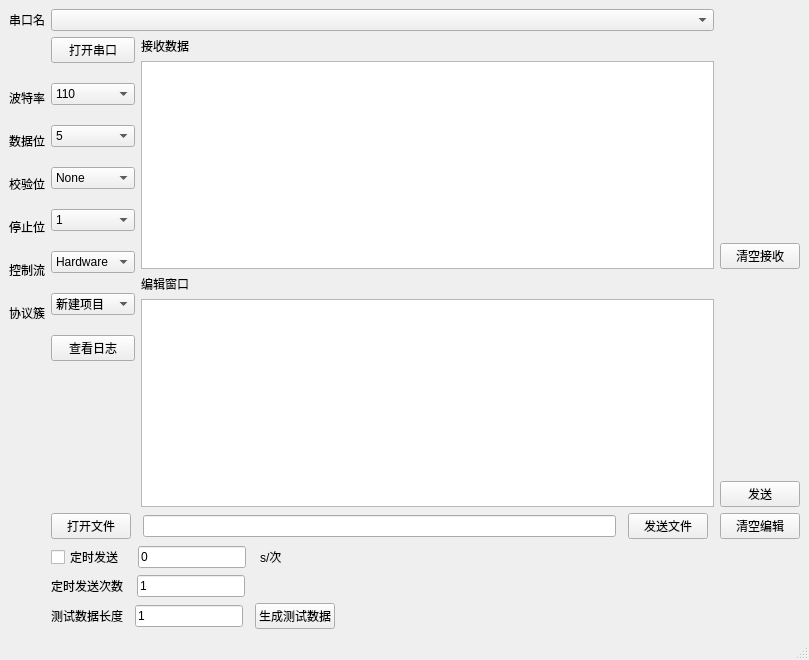
<?xml version="1.0" encoding="UTF-8"?>
<ui version="4.0">
 <class>MainWindow</class>
 <widget class="QMainWindow" name="MainWindow">
  <property name="geometry">
   <rect>
    <x>0</x>
    <y>0</y>
    <width>809</width>
    <height>660</height>
   </rect>
  </property>
  <property name="windowTitle">
   <string>MainWindow</string>
  </property>
  <widget class="QWidget" name="centralwidget">
   <layout class="QGridLayout" name="gridLayout_5">
    <item row="0" column="0">
     <layout class="QGridLayout" name="gridLayout_4">
      <item row="0" column="0" colspan="3">
       <layout class="QGridLayout" name="gridLayout_2" columnstretch="0,1">
        <item row="0" column="0">
         <widget class="QLabel" name="label">
          <property name="text">
           <string>串口名</string>
          </property>
          <property name="alignment">
           <set>Qt::AlignLeading|Qt::AlignLeft|Qt::AlignVCenter</set>
          </property>
         </widget>
        </item>
        <item row="0" column="1">
         <widget class="QComboBox" name="PortBox">
          <property name="sizeAdjustPolicy">
           <enum>QComboBox::AdjustToContents</enum>
          </property>
         </widget>
        </item>
       </layout>
      </item>
      <item row="1" column="0">
       <layout class="QGridLayout" name="gridLayout_3">
        <property name="sizeConstraint">
         <enum>QLayout::SetDefaultConstraint</enum>
        </property>
        <property name="topMargin">
         <number>52</number>
        </property>
        <property name="bottomMargin">
         <number>10</number>
        </property>
        <property name="verticalSpacing">
         <number>25</number>
        </property>
        <item row="0" column="0">
         <widget class="QLabel" name="label_2">
          <property name="text">
           <string>波特率</string>
          </property>
         </widget>
        </item>
        <item row="1" column="0">
         <widget class="QLabel" name="label_3">
          <property name="text">
           <string>数据位</string>
          </property>
         </widget>
        </item>
        <item row="2" column="0">
         <widget class="QLabel" name="label_4">
          <property name="text">
           <string>校验位</string>
          </property>
         </widget>
        </item>
        <item row="3" column="0">
         <widget class="QLabel" name="label_5">
          <property name="text">
           <string>停止位</string>
          </property>
         </widget>
        </item>
        <item row="4" column="0">
         <widget class="QLabel" name="label_6">
          <property name="text">
           <string>控制流</string>
          </property>
         </widget>
        </item>
        <item row="5" column="0">
         <widget class="QLabel" name="label_13">
          <property name="text">
           <string>协议簇</string>
          </property>
         </widget>
        </item>
        <item row="6" column="0">
         <spacer name="verticalSpacer_14">
          <property name="orientation">
           <enum>Qt::Vertical</enum>
          </property>
          <property name="sizeHint" stdset="0">
           <size>
            <width>20</width>
            <height>40</height>
           </size>
          </property>
         </spacer>
        </item>
        <item row="7" column="0">
         <widget class="QLabel" name="label_12">
          <property name="text">
           <string/>
          </property>
         </widget>
        </item>
       </layout>
      </item>
      <item row="1" column="1">
       <layout class="QVBoxLayout" name="verticalLayout">
        <property name="spacing">
         <number>20</number>
        </property>
        <property name="topMargin">
         <number>0</number>
        </property>
        <item>
         <widget class="QPushButton" name="SerialSwitchButton">
          <property name="text">
           <string>打开串口</string>
          </property>
         </widget>
        </item>
        <item>
         <widget class="QComboBox" name="BaudBox">
          <item>
           <property name="text">
            <string>110</string>
           </property>
          </item>
          <item>
           <property name="text">
            <string>300</string>
           </property>
          </item>
          <item>
           <property name="text">
            <string>600</string>
           </property>
          </item>
          <item>
           <property name="text">
            <string>1200</string>
           </property>
          </item>
          <item>
           <property name="text">
            <string>2400</string>
           </property>
          </item>
          <item>
           <property name="text">
            <string>4800</string>
           </property>
          </item>
          <item>
           <property name="text">
            <string>9600</string>
           </property>
          </item>
          <item>
           <property name="text">
            <string>14400</string>
           </property>
          </item>
          <item>
           <property name="text">
            <string>19200</string>
           </property>
          </item>
          <item>
           <property name="text">
            <string>38400</string>
           </property>
          </item>
          <item>
           <property name="text">
            <string>56000</string>
           </property>
          </item>
          <item>
           <property name="text">
            <string>57600</string>
           </property>
          </item>
          <item>
           <property name="text">
            <string>115200</string>
           </property>
          </item>
          <item>
           <property name="text">
            <string>128000</string>
           </property>
          </item>
          <item>
           <property name="text">
            <string>230400</string>
           </property>
          </item>
          <item>
           <property name="text">
            <string>256000</string>
           </property>
          </item>
          <item>
           <property name="text">
            <string>460800</string>
           </property>
          </item>
          <item>
           <property name="text">
            <string>500000</string>
           </property>
          </item>
          <item>
           <property name="text">
            <string>512000</string>
           </property>
          </item>
          <item>
           <property name="text">
            <string>600000</string>
           </property>
          </item>
          <item>
           <property name="text">
            <string>750000</string>
           </property>
          </item>
          <item>
           <property name="text">
            <string>921600</string>
           </property>
          </item>
          <item>
           <property name="text">
            <string>1000000</string>
           </property>
          </item>
          <item>
           <property name="text">
            <string>1500000</string>
           </property>
          </item>
          <item>
           <property name="text">
            <string>2000000</string>
           </property>
          </item>
         </widget>
        </item>
        <item>
         <widget class="QComboBox" name="BitBox">
          <item>
           <property name="text">
            <string>5</string>
           </property>
          </item>
          <item>
           <property name="text">
            <string>6</string>
           </property>
          </item>
          <item>
           <property name="text">
            <string>7</string>
           </property>
          </item>
          <item>
           <property name="text">
            <string>8</string>
           </property>
          </item>
         </widget>
        </item>
        <item>
         <widget class="QComboBox" name="ParityBox">
          <item>
           <property name="text">
            <string>None</string>
           </property>
          </item>
          <item>
           <property name="text">
            <string>Odd</string>
           </property>
          </item>
          <item>
           <property name="text">
            <string>Even</string>
           </property>
          </item>
          <item>
           <property name="text">
            <string>Mark</string>
           </property>
          </item>
          <item>
           <property name="text">
            <string>Space</string>
           </property>
          </item>
         </widget>
        </item>
        <item>
         <widget class="QComboBox" name="StopBox">
          <item>
           <property name="text">
            <string>1</string>
           </property>
          </item>
          <item>
           <property name="text">
            <string>2</string>
           </property>
          </item>
         </widget>
        </item>
        <item>
         <widget class="QComboBox" name="ControlBox">
          <item>
           <property name="text">
            <string>Hardware</string>
           </property>
          </item>
          <item>
           <property name="text">
            <string>Software</string>
           </property>
          </item>
          <item>
           <property name="text">
            <string>None</string>
           </property>
          </item>
          <item>
           <property name="text">
            <string>Custom</string>
           </property>
          </item>
         </widget>
        </item>
        <item>
         <widget class="QComboBox" name="ProtocolBox">
          <item>
           <property name="text">
            <string>新建项目</string>
           </property>
          </item>
          <item>
           <property name="text">
            <string>新建项目</string>
           </property>
          </item>
          <item>
           <property name="text">
            <string>新建项目</string>
           </property>
          </item>
          <item>
           <property name="text">
            <string>新建项目</string>
           </property>
          </item>
         </widget>
        </item>
        <item>
         <widget class="QPushButton" name="ViewLogButton">
          <property name="text">
           <string>查看日志</string>
          </property>
         </widget>
        </item>
        <item>
         <spacer name="verticalSpacer">
          <property name="orientation">
           <enum>Qt::Vertical</enum>
          </property>
          <property name="sizeHint" stdset="0">
           <size>
            <width>20</width>
            <height>40</height>
           </size>
          </property>
         </spacer>
        </item>
       </layout>
      </item>
      <item row="1" column="2">
       <layout class="QVBoxLayout" name="verticalLayout_4">
        <item>
         <widget class="QLabel" name="label_8">
          <property name="text">
           <string>接收数据</string>
          </property>
         </widget>
        </item>
        <item>
         <widget class="QTextEdit" name="ReceivingWindow"/>
        </item>
        <item>
         <widget class="QLabel" name="label_7">
          <property name="text">
           <string>编辑窗口</string>
          </property>
         </widget>
        </item>
        <item>
         <widget class="QPlainTextEdit" name="EditWindow"/>
        </item>
       </layout>
      </item>
      <item row="1" column="3">
       <layout class="QVBoxLayout" name="verticalLayout_3">
        <item>
         <spacer name="verticalSpacer_15">
          <property name="orientation">
           <enum>Qt::Vertical</enum>
          </property>
          <property name="sizeHint" stdset="0">
           <size>
            <width>20</width>
            <height>40</height>
           </size>
          </property>
         </spacer>
        </item>
        <item>
         <widget class="QPushButton" name="ClearReceive">
          <property name="text">
           <string>清空接收</string>
          </property>
         </widget>
        </item>
        <item>
         <spacer name="verticalSpacer_3">
          <property name="orientation">
           <enum>Qt::Vertical</enum>
          </property>
          <property name="sizeHint" stdset="0">
           <size>
            <width>20</width>
            <height>40</height>
           </size>
          </property>
         </spacer>
        </item>
        <item>
         <widget class="QPushButton" name="SendButton">
          <property name="text">
           <string>发送</string>
          </property>
         </widget>
        </item>
       </layout>
      </item>
      <item row="2" column="1" colspan="3">
       <layout class="QHBoxLayout" name="horizontalLayout">
        <property name="spacing">
         <number>12</number>
        </property>
        <property name="bottomMargin">
         <number>0</number>
        </property>
        <item>
         <widget class="QPushButton" name="FileOpenButton">
          <property name="text">
           <string>打开文件</string>
          </property>
         </widget>
        </item>
        <item>
         <widget class="QLineEdit" name="FileName"/>
        </item>
        <item>
         <widget class="QPushButton" name="FileSendButton">
          <property name="text">
           <string>发送文件</string>
          </property>
         </widget>
        </item>
        <item>
         <widget class="QPushButton" name="ClearEdit">
          <property name="text">
           <string>清空编辑</string>
          </property>
         </widget>
        </item>
       </layout>
      </item>
      <item row="3" column="1" colspan="2">
       <layout class="QHBoxLayout" name="horizontalLayout_3">
        <property name="spacing">
         <number>14</number>
        </property>
        <property name="rightMargin">
         <number>0</number>
        </property>
        <item>
         <widget class="QCheckBox" name="DelaySend">
          <property name="text">
           <string>定时发送</string>
          </property>
         </widget>
        </item>
        <item>
         <widget class="QLineEdit" name="DelayTimeEdit">
          <property name="sizePolicy">
           <sizepolicy hsizetype="Fixed" vsizetype="Fixed">
            <horstretch>0</horstretch>
            <verstretch>0</verstretch>
           </sizepolicy>
          </property>
          <property name="text">
           <string>0</string>
          </property>
         </widget>
        </item>
        <item>
         <widget class="QLabel" name="label_9">
          <property name="text">
           <string>s/次</string>
          </property>
         </widget>
        </item>
        <item>
         <spacer name="horizontalSpacer">
          <property name="orientation">
           <enum>Qt::Horizontal</enum>
          </property>
          <property name="sizeHint" stdset="0">
           <size>
            <width>40</width>
            <height>20</height>
           </size>
          </property>
         </spacer>
        </item>
       </layout>
      </item>
      <item row="4" column="1" colspan="2">
       <layout class="QHBoxLayout" name="horizontalLayout_4">
        <property name="spacing">
         <number>14</number>
        </property>
        <item>
         <widget class="QLabel" name="label_10">
          <property name="text">
           <string>定时发送次数</string>
          </property>
         </widget>
        </item>
        <item>
         <widget class="QLineEdit" name="DelaySendTimes">
          <property name="sizePolicy">
           <sizepolicy hsizetype="Fixed" vsizetype="Fixed">
            <horstretch>0</horstretch>
            <verstretch>0</verstretch>
           </sizepolicy>
          </property>
          <property name="text">
           <string>1</string>
          </property>
         </widget>
        </item>
        <item>
         <spacer name="horizontalSpacer_2">
          <property name="orientation">
           <enum>Qt::Horizontal</enum>
          </property>
          <property name="sizeHint" stdset="0">
           <size>
            <width>40</width>
            <height>20</height>
           </size>
          </property>
         </spacer>
        </item>
       </layout>
      </item>
      <item row="5" column="1" colspan="2">
       <layout class="QHBoxLayout" name="horizontalLayout_2">
        <property name="spacing">
         <number>12</number>
        </property>
        <item>
         <widget class="QLabel" name="label_11">
          <property name="text">
           <string>测试数据长度</string>
          </property>
         </widget>
        </item>
        <item>
         <widget class="QLineEdit" name="TestDataLength">
          <property name="sizePolicy">
           <sizepolicy hsizetype="Fixed" vsizetype="Fixed">
            <horstretch>0</horstretch>
            <verstretch>0</verstretch>
           </sizepolicy>
          </property>
          <property name="text">
           <string>1</string>
          </property>
         </widget>
        </item>
        <item>
         <widget class="QPushButton" name="GenerrateTestDataButton">
          <property name="text">
           <string>生成测试数据</string>
          </property>
         </widget>
        </item>
        <item>
         <spacer name="horizontalSpacer_3">
          <property name="orientation">
           <enum>Qt::Horizontal</enum>
          </property>
          <property name="sizeHint" stdset="0">
           <size>
            <width>40</width>
            <height>20</height>
           </size>
          </property>
         </spacer>
        </item>
       </layout>
      </item>
     </layout>
    </item>
   </layout>
  </widget>
  <widget class="QMenuBar" name="menubar">
   <property name="geometry">
    <rect>
     <x>0</x>
     <y>0</y>
     <width>809</width>
     <height>26</height>
    </rect>
   </property>
  </widget>
  <widget class="QStatusBar" name="statusbar"/>
 </widget>
 <resources/>
 <connections/>
</ui>
